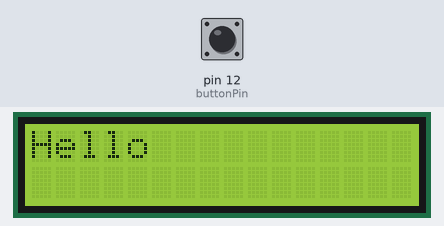
A sketch run on a simulated Arduino Uno, built with avr-gcc and run on an emulated ATmega328P. On the bench: 16×2 character LCD. The inputs (shaded band) are chosen by the test bench; at power-on: pin 12 (buttonPin) LOW. The local clock reads 2024-03-15 10:24:30 at power-on unless the sketch sets it.

Above: at 0.1 s.
At 2.7 s:
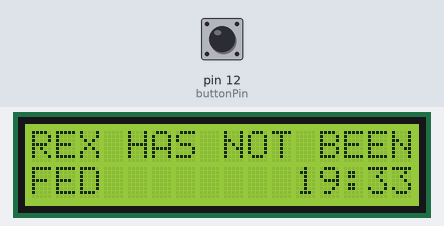
2.8 s: pin 12 (buttonPin) pulled HIGH for 3.2 s
At 6.4 s:
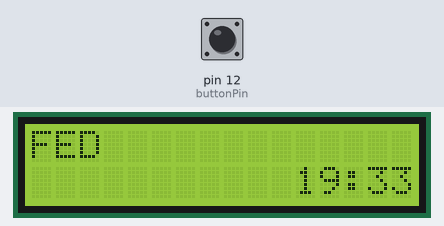
Timing chart, 0 to 7.9 s (numbered marks = the images above; inputs shaded):
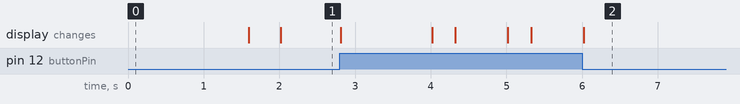

Measured:
- after the input at 2.8 s, the display: first changes at once (image 2 shows a later state)

The sketch:

Initial_program_-_with_time_monitoring.ino
```cpp
#include <Wire.h>
#include <LiquidCrystal_I2C.h>
#include "DS1307.h"

LiquidCrystal_I2C lcd(0x27, 2, 1, 0 , 4, 5, 6, 7, 3, POSITIVE);

// SDA - A4 , SCL - A5

const int buttonPin = 12;
volatile int buttonState = 0;
bool trigger = false;

int Pre_Sec;
DS1307 clock;//define a object of DS1307 class


void setup() {
  lcd.begin(16, 2);
  lcd.clear();
  lcd.print("Hello");
  lcd.setCursor( 0, 1 );
  delay(1500);
  lcd.clear();
  lcd.print("REX HAS NOT BEEN");
  lcd.setCursor( 0, 1 );
  lcd.print("FED");
  pinMode(buttonPin, INPUT);

//  Serial.begin(9600);
  clock.begin();
  clock.fillByYMD(2017,8,18);//AUG 18,2017
  clock.fillByHMS(19,33,00);//12:00:00"
  clock.fillDayOfWeek(SAT);//Saturday
  clock.setTime();//write time to the RTC chip
  Pre_Sec=clock.second;
}


void loop()
{
  buttonState = digitalRead(buttonPin);
  if(buttonState == HIGH)
  {
      lcd.clear();
      lcd.print("FED");
      trigger = true;
  }

  if ((clock.hour == 4) && (clock.minute == 11) && (clock.second == 0))
  {
    lcd.clear();
    lcd.print("REX HAS NOT BEEN");
    lcd.setCursor( 0, 1 );
    lcd.print("FED");
    trigger = false;
  }

  printTime();
}


void printTime()
{
  clock.getTime();
  if(clock.second!=Pre_Sec)
  {
//      Serial.print(clock.hour, DEC);
//      Serial.print(":");
//      Serial.print(clock.minute, DEC);
//      Serial.print(":");
//      Serial.print(clock.second, DEC);
//      Serial.print("  ");
//      Serial.print(clock.month, DEC);
//      Serial.print("/");
//      Serial.println(" ");
      Pre_Sec=clock.second;

      lcd.setCursor(0,1);
      if (trigger == false)
      {
        lcd.print("FED        ");
      }
      else
      {
        lcd.print("           ");
      }
      //lcd.print("   ");
      if(clock.hour <10)
      {
        lcd.print("0");
      }
      lcd.print(clock.hour);
      lcd.print(":");
      if(clock.minute < 10)
      {
        lcd.print("0");
      }
      lcd.print(clock.minute);
  }
}
```
